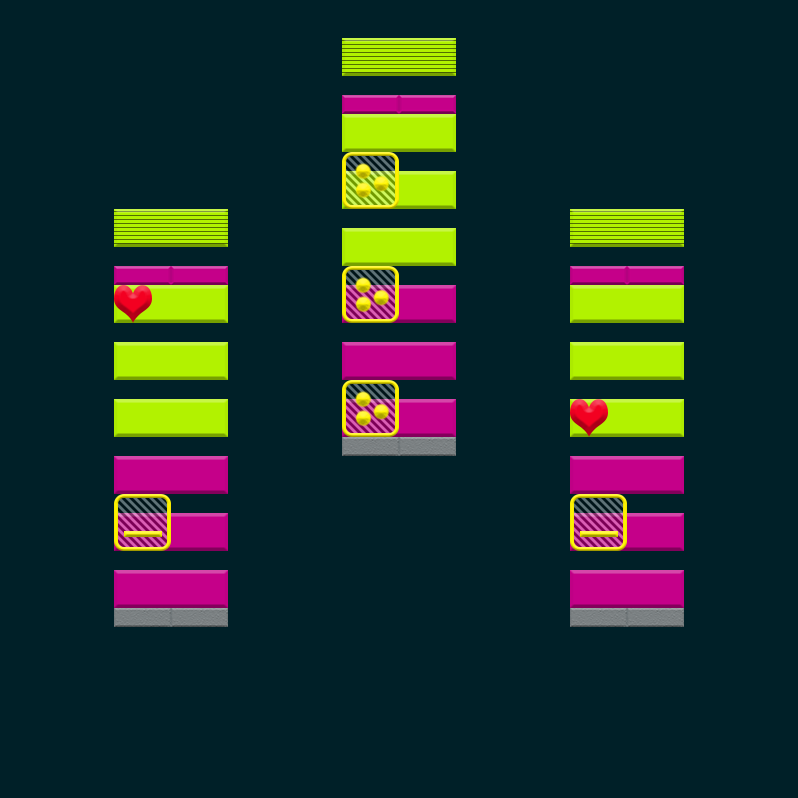

This is a level from a 2D game, rendered from its Tiled map with the project's own tilesets. A one-line summary and the map file follow, with tile-layer data summarised:
An orthogonal 14x42 tile map with 57x19 px tiles, 2 tile layers (Bricks, Powerups), 3 tilesets.

<map version="1.0" tiledversion="1.0.3" orientation="orthogonal" renderorder="left-up" width="14" height="42" tilewidth="57" tileheight="19" backgroundcolor="#002028" nextobjectid="15">
 <properties>
  <property name="FinalBallSpeedPercentageIncrease" type="int" value="25" />
 </properties>
 <tileset firstgid="1" name="Bricks" tilewidth="114" tileheight="38" tilecount="18" columns="0">
  <tile id="0">
   <properties>
    <property name="HitsToDestroy" type="int" value="1" />
   </properties>
   <image width="114" height="38" source="../../../../SourceImages/Game/Brick-A1.png" />
  </tile>
  <tile id="1">
   <properties>
    <property name="HitsToDestroy" type="int" value="2" />
   </properties>
   <image width="114" height="38" source="../../../../SourceImages/Game/Brick-A2.png" />
  </tile>
  <tile id="2">
   <properties>
    <property name="HitsToDestroy" type="int" value="1" />
   </properties>
   <image width="114" height="38" source="../../../../SourceImages/Game/Brick-B1.png" />
  </tile>
  <tile id="3">
   <properties>
    <property name="HitsToDestroy" type="int" value="2" />
   </properties>
   <image width="114" height="38" source="../../../../SourceImages/Game/Brick-B2.png" />
  </tile>
  <tile id="4">
   <properties>
    <property name="HitsToDestroy" type="int" value="1" />
   </properties>
   <image width="114" height="38" source="../../../../SourceImages/Game/Brick-C1.png" />
  </tile>
  <tile id="5">
   <properties>
    <property name="HitsToDestroy" type="int" value="2" />
   </properties>
   <image width="114" height="38" source="../../../../SourceImages/Game/Brick-C2.png" />
  </tile>
  <tile id="6">
   <properties>
    <property name="HitsToDestroy" type="int" value="1" />
   </properties>
   <image width="114" height="38" source="../../../../SourceImages/Game/Brick-D1.png" />
  </tile>
  <tile id="7">
   <properties>
    <property name="HitsToDestroy" type="int" value="2" />
   </properties>
   <image width="114" height="38" source="../../../../SourceImages/Game/Brick-D2.png" />
  </tile>
  <tile id="8">
   <properties>
    <property name="HitsToDestroy" type="int" value="-1" />
   </properties>
   <image width="114" height="38" source="../../../../SourceImages/Game/Brick-E1.png" />
  </tile>
  <tile id="9">
   <properties>
    <property name="HitsToDestroy" type="int" value="1" />
   </properties>
   <image width="57" height="19" source="../../../../SourceImages/Game/SmallBrick-A1.png" />
  </tile>
  <tile id="10">
   <properties>
    <property name="HitsToDestroy" type="int" value="2" />
   </properties>
   <image width="57" height="19" source="../../../../SourceImages/Game/SmallBrick-A2.png" />
  </tile>
  <tile id="11">
   <properties>
    <property name="HitsToDestroy" type="int" value="1" />
   </properties>
   <image width="57" height="19" source="../../../../SourceImages/Game/SmallBrick-B1.png" />
  </tile>
  <tile id="12">
   <properties>
    <property name="HitsToDestroy" type="int" value="2" />
   </properties>
   <image width="57" height="19" source="../../../../SourceImages/Game/SmallBrick-B2.png" />
  </tile>
  <tile id="14">
   <properties>
    <property name="HitsToDestroy" type="int" value="1" />
   </properties>
   <image width="57" height="19" source="../../../../SourceImages/Game/SmallBrick-C1.png" />
  </tile>
  <tile id="15">
   <properties>
    <property name="HitsToDestroy" type="int" value="2" />
   </properties>
   <image width="57" height="19" source="../../../../SourceImages/Game/SmallBrick-C2.png" />
  </tile>
  <tile id="16">
   <properties>
    <property name="HitsToDestroy" type="int" value="1" />
   </properties>
   <image width="57" height="19" source="../../../../SourceImages/Game/SmallBrick-D1.png" />
  </tile>
  <tile id="17">
   <properties>
    <property name="HitsToDestroy" type="int" value="2" />
   </properties>
   <image width="57" height="19" source="../../../../SourceImages/Game/SmallBrick-D2.png" />
  </tile>
  <tile id="18">
   <properties>
    <property name="HitsToDestroy" type="int" value="-1" />
   </properties>
   <image width="57" height="19" source="../../../../SourceImages/Game/SmallBrick-E1.png" />
  </tile>
 </tileset>
 <tileset firstgid="20" name="Powerups" tilewidth="57" tileheight="57" tilecount="6" columns="0">
  <tile id="0">
   <properties>
    <property name="PowerupType" type="int" value="3" />
   </properties>
   <image width="57" height="57" source="../../../../SourceImages/Game/PowerupFireball.png" />
  </tile>
  <tile id="1">
   <properties>
    <property name="PowerupType" type="int" value="1" />
   </properties>
   <image width="57" height="57" source="../../../../SourceImages/Game/PowerupLargerPaddle.png" />
  </tile>
  <tile id="2">
   <properties>
    <property name="PowerupType" type="int" value="2" />
   </properties>
   <image width="57" height="57" source="../../../../SourceImages/Game/PowerupMultiBall.png" />
  </tile>
  <tile id="3">
   <properties>
    <property name="PowerupType" type="int" value="4" />
   </properties>
   <image width="57" height="57" source="../../../../SourceImages/Game/PowerupBullets.png" />
  </tile>
  <tile id="4">
   <properties>
    <property name="PowerupType" type="int" value="5" />
   </properties>
   <image width="57" height="57" source="../../../../SourceImages/Game/PowerupRockets.png" />
  </tile>
  <tile id="5">
   <properties>
    <property name="PowerupType" type="int" value="6" />
   </properties>
   <image width="38" height="38" source="../../../../SourceImages/Game/LifeUp.png" />
  </tile>
 </tileset>
 <tileset firstgid="26" name="Wormholes" tilewidth="57" tileheight="57" tilecount="2" columns="0">
  <tile id="2">
   <image width="57" height="57" source="../../../../SourceImages/Game/WormholeIn.png" />
  </tile>
  <tile id="3">
   <image width="57" height="57" source="../../../../SourceImages/Game/WormholeOut.png" />
  </tile>
 </tileset>
 <layer name="Bricks" width="14" height="42">
  <data>[588 cells, 33 non-empty, 5 distinct tile ids]</data>
 </layer>
 <layer name="Powerups" width="14" height="42">
  <data>[588 cells, 7 non-empty, 3 distinct tile ids]</data>
 </layer>
 <objectgroup name="Wormholes" />
</map>
